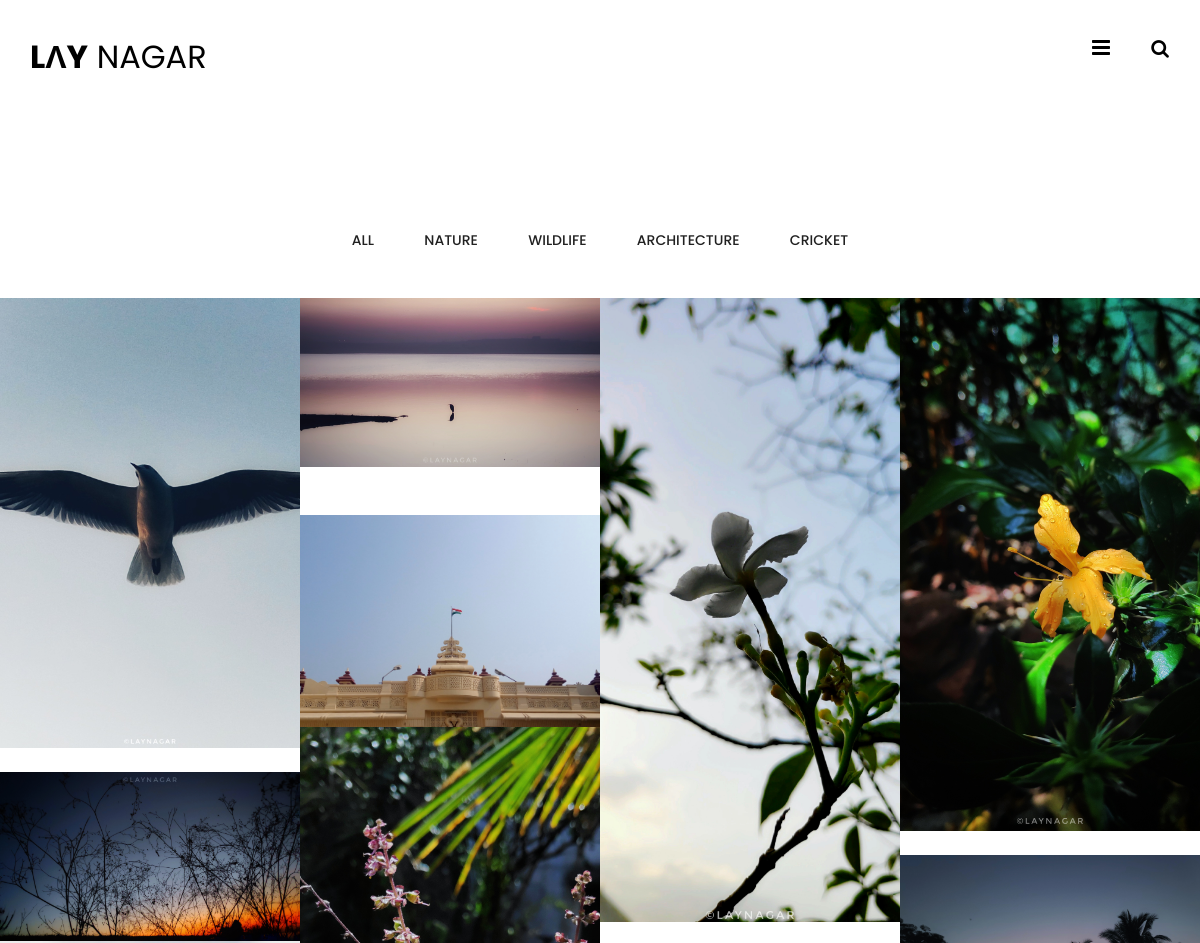
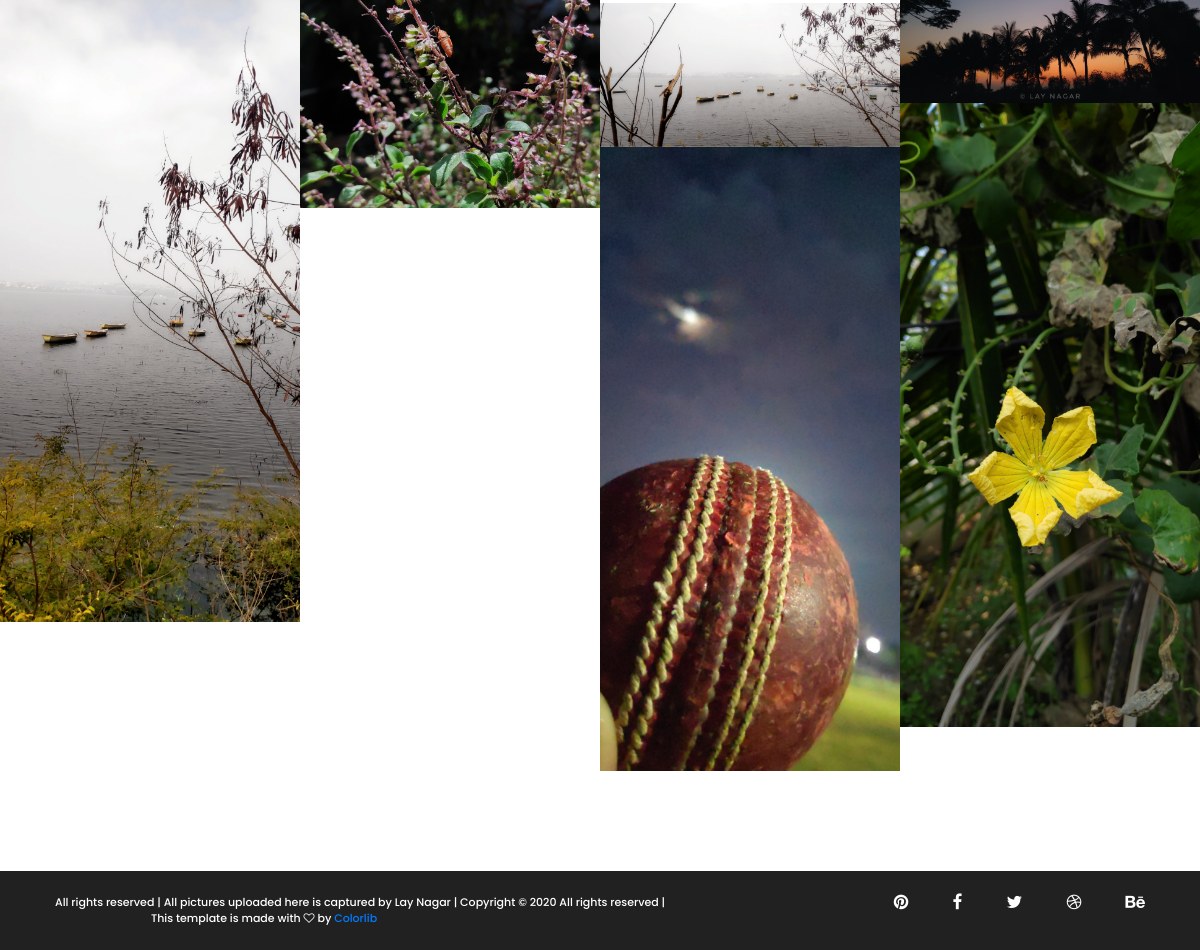
The app's page /portfolio3/ with its own data (2 pictures, top to bottom).
### Gallery/models.py (models this page shows, shortened)
class PictureCategoryModel(models.Model):
    category = models.CharField(max_length=50)
    def __str__(self):
        return self.category

class PictureModel(models.Model):
    category = models.ForeignKey(PictureCategoryModel, on_delete=models.CASCADE, related_name='photos')
    title = models.CharField(max_length=50)
    year = models.IntegerField(('year'), choices=year_choices(), default=current_year)
    image = models.ImageField(upload_to=f'{category}')

### Gallery/views.py (the view)
# urls.py: path('portfolio3/', PortfolioView3.as_view(), name='portfolio-3'),
class PortfolioView3(ListView):
    model = PictureModel
    template_name = 'Gallery/portfolio-2.html'
    def get_context_data(self, **kwargs):
        context = super().get_context_data(**kwargs)
        context['categories'] = PictureCategoryModel.objects.distinct()
        return context

### Gallery/templates/Gallery/portfolio-2.html
{% extends 'Gallery/base.html' %} {% load static %} {% block content %}
<div class="portfolio-3-section">
    <ul class="portfolio-filter controls text-center">
        <li class="control" data-filter="all">All</li>
        {% for category in categories %}
        <li class="control" data-filter=".{{category}}">{{category}}</li>
        {% endfor %}
    </ul>
    <div class="portfolio-grid portfolio-gallery nature">
        <div class="grid-sizer">
            <div class="grid-portfolio">
                {% for object in object_list %}
                <div class="mix grid-item {{object.category}}">
                    <img src="{{ object.image.url }}" alt="">
                </div>
                {% endfor %}
            </div>
        </div>
    </div>
</div>
{% endblock content %}

### Gallery/templates/Gallery/base.html (shortened to what this page needs)
{% load static %}
<!DOCTYPE html>
<html lang="zxx">
<head>
    <link rel="stylesheet" href="{% static 'css/bootstrap.min.css' %}" />
    <link rel="stylesheet" href="{% static 'css/font-awesome.min.css' %}" />
    <link rel="stylesheet" href="{% static 'css/magnific-popup.css' %}" />
    <link rel="stylesheet" href="{% static 'css/slicknav.min.css' %}" />
    <link rel="stylesheet" href="{% static 'css/owl.carousel.min.css' %}" />
    <link rel="stylesheet" href="{% static 'css/style.css' %}   " />
</head>
<body>
    <header class="header-section">
        <a href="{% url 'Gallery:index' %}" class="site-logo"><span style="color: black; font-size: xx-large;"><span style="font-weight: bolder;">L&#923;Y</span> NAGAR</span></a>
        <div class="header-controls">
            <button class="nav-switch-btn"><i class="fa fa-bars"></i></button>
            <button class="search-btn"><i class="fa fa-search"></i></button>
        </div>
    </header>
    {% block content %} {% endblock content %}
    <footer class="footer-section" style=" flex-shrink: none;position: sticky;">
        <div class="container-fluid ">
            <div class="row ">
                <div class="col-md-4 order-1 order-md-2 ">
                    <div class="footer-social-links ">
                        <a href=" "><i class="fa fa-pinterest "></i></a>
                        <a href=" "><i class="fa fa-facebook "></i></a>
                        <a href=" "><i class="fa fa-twitter "></i></a>
                        <a href=" "><i class="fa fa-dribbble "></i></a>
                        <a href=" "><i class="fa fa-behance "></i></a>
                    </div>
                </div>
                <div class="col-md-8 order-2 order-md-1 ">
                    <div class="copyright ">
                        All rights reserved | All pictures uploaded here is captured by Lay Nagar | Copyright &copy;
                         All rights reserved | <span class="mx-5 pl-5"> This template is made with <i class="fa fa-heart-o " aria-hidden="true "></i> by <a href="https://colorlib.com " target="_blank ">Colorlib</a></span>
                    </div>
                </div>
            </div>
        </div>
    </footer>
</body>
</html>

### static/css/style.css (style rules this page uses)
html, body { height: 100%; font-family: "Poppins", sans-serif; -webkit-font-smoothing: antialiased; font-smoothing: antialiased; }
img { max-width: 100%; }
ul, ol { padding: 0; margin: 0; }
.header-section { padding-top: 15px; padding-bottom: 27px; position: relative; z-index: 99; }
.site-logo { display: inline-block; padding-top: 18px; padding-left: 80px; }
.header-controls { float: right; padding: 16px 25px 0 50px; }
.header-controls button { background: transparent; border: none; font-size: 19px; }
.header-controls button.nav-switch-btn { font-size: 21px; margin-right: 25px; }
.footer-section { background: #212121; padding: 19px 40px; }
.copyright { color: #fff; font-size: 11px; font-weight: 500; padding: 4px 0; }
.footer-social-links { text-align: right; }
.footer-social-links a { display: inline-block; color: #fff; font-size: 17px; margin-left: 40px; }
.portfolio-filter { list-style: none; margin-bottom: 46px; padding: 0 15px; }
.portfolio-filter li { display: inline-block; font-size: 14px; color: #212121; font-weight: 500; margin-right: 46px; text-transform: uppercase; cursor: pointer; }
.portfolio-filter li:last-child { margin-right: 0; }
.portfolio-3-section { padding-top: 120px; padding-bottom: 100px; overflow: hidden; }
.portfolio-grid { max-width: 1756px; margin: 0 auto; }
.portfolio-grid:after { content: ""; display: block; clear: both; }
.grid-sizer, .grid-item { width: 25%; }
.grid-item { float: left; }
.grid-portfolio { padding: 0 15px; margin-bottom: 35px; }
.grid-portfolio img { min-width: 100%; }
@media (max-width: 1270px) { .site-logo { padding-left: 30px; } }

### records on screen
PictureCategoryModel: category "NATURE"
PictureCategoryModel: category "WILDLIFE"
PictureCategoryModel: category "ARCHITECTURE"
PictureCategoryModel: category "CRICKET"
PictureModel: image (picture)
PictureModel: image (picture)
PictureModel: image (picture)
PictureModel: image (picture)
PictureModel: image (picture)
PictureModel: image (picture)
PictureModel: image (picture)
PictureModel: image (picture)
PictureModel: image (picture)
PictureModel: image (picture)
PictureModel: image (picture)
PictureModel: image (picture)
